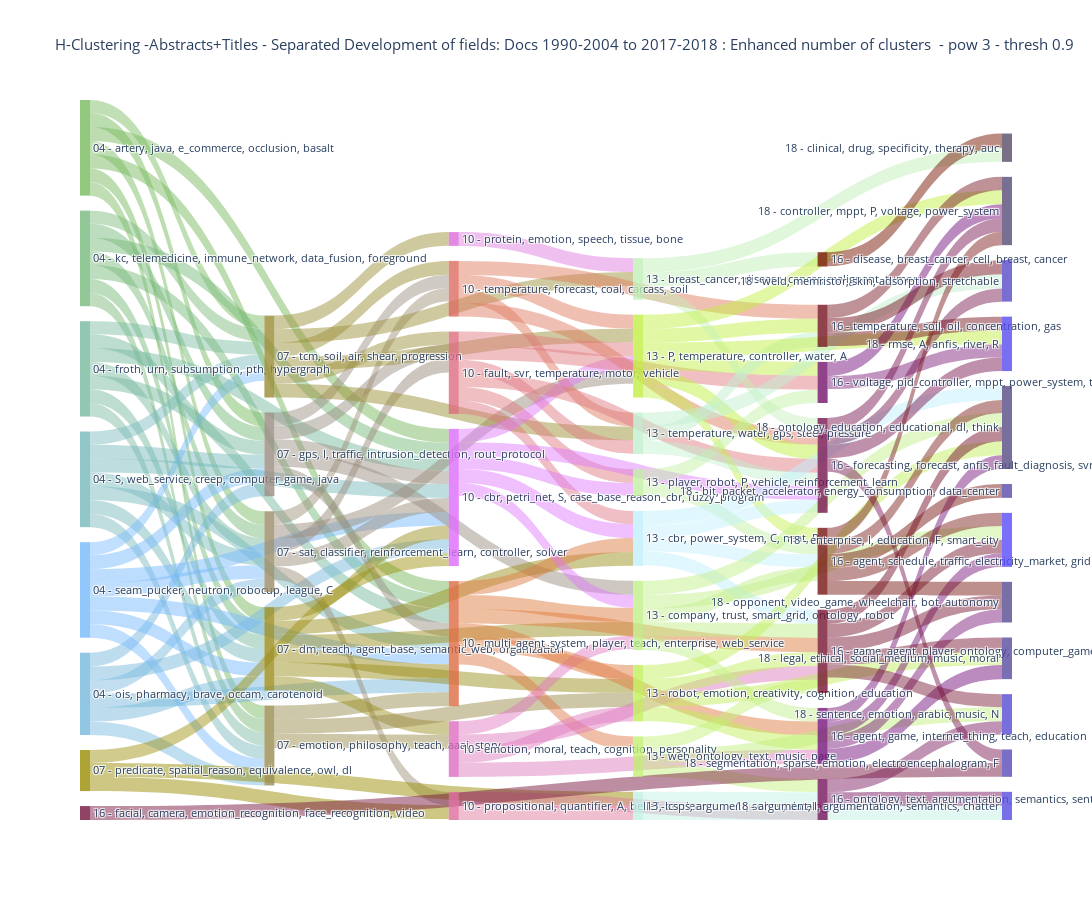

Source (notebook cell):
### Markdown cell above
#### Draw

### Code cell
fig = go.Figure(data=[go.Sankey(
    node = dict(
      pad = 15,
      thickness = 10,
      line = dict(color = "black", width = 0),
      label = labels_all_new,
      color = colors_all #"blue"
    ),
    link = dict(
      source = similarity_source,# 1, 0, 2, 3, 3], # indices correspond to labels, eg A1, A2, A2, B1, ...
      target = similarity_target,# 3, 3, 4, 4, 5],
      value = similarity_value,# 4, 2, 8, 4, 2],
      color = final_colors_links #"grey"
  ))])

fig.update_layout(title_text="H-Clustering -"+data_type+" Development of fields: Docs 1990-2004 to "+last_period_start+"-2018 : Enhanced number of clusters  - pow "+str(power)+" - thresh "+str(link_strength_threshold), font_size=11)
fig.update_layout(
    autosize=False,
    width=1500,
    height=900)
fig.show()

### Figure 1 — Plotly figure (JSON) as saved in the notebook; plotly's stock layout.template omitted (floating-point values rounded to 4 significant figures; data arrays with more than 128 entries replaced by an {"elided": "..."} marker saying what was removed)
{"data": [{"link": {"color": {"elided": "156 str values"}, "source": {"elided": "156 int values"}, "target": {"elided": "156 int values"}, "value": {"elided": "156 float values"}}, "node": {"color": ["rgba(0.46484375, 0.7265625, 0.370078125, 0.8)", "rgba(0.46484375, 0.7265625, 0.49406249999999996, 0.8)", "rgba(0.46484375, 0.7265625, 0.618046875, 0.8)", "rgba(0.46484375, 0.7265625, 0.7420312499999999, 0.8)", "rgba(0.46484375, 0.7265625, 0.866015625, 0.8)", "rgba(0.46484375, 0.7265625, 0.99, 0.8)", "rgba(0.60546875, 0.5546875, 0.5094791666666667, 0.8)", "rgba(0.60546875, 0.5546875, 0.4095833333333333, 0.8)", "rgba(0.60546875, 0.5546875, 0.3096875, 0.8)", "rgba(0.60546875, 0.5546875, 0.20979166666666665, 0.8)", "rgba(0.60546875, 0.5546875, 0.1098958333333333, 0.8)", "rgba(0.60546875, 0.5546875, 0.010000000000000009, 0.8)", "rgba(0.87109375, 0.421875, 0.25861607142857146, 0.8)", "rgba(0.87109375, 0.421875, 0.38051339285714286, 0.8)", "rgba(0.87109375, 0.421875, 0.5024107142857143, 0.8)", "rgba(0.87109375, 0.421875, 0.6243080357142857, 0.8)", "rgba(0.87109375, 0.421875, 0.7462053571428572, 0.8)", "rgba(0.87109375, 0.421875, 0.8681026785714285, 0.8)", "rgba(0.87109375, 0.421875, 0.99, 0.8)", "rgba(0.7578125, 0.9375, 0.26625, 0.8)", "rgba(0.7578125, 0.9375, 0.35671875, 0.8)", "rgba(0.7578125, 0.9375, 0.4471875, 0.8)", "rgba(0.7578125, 0.9375, 0.53765625, 0.8)", "rgba(0.7578125, 0.9375, 0.628125, 0.8)", "rgba(0.7578125, 0.9375, 0.71859375, 0.8)", "rgba(0.7578125, 0.9375, 0.8090625, 0.8)", "rgba(0.7578125, 0.9375, 0.89953125, 0.8)", "rgba(0.7578125, 0.9375, 0.99, 0.8)", "rgba(0.4609375, 0.08203125, 0.48375, 0.8)", "rgba(0.4609375, 0.08203125, 0.42453125, 0.8)", "rgba(0.4609375, 0.08203125, 0.3653125, 0.8)", "rgba(0.4609375, 0.08203125, 0.30609375, 0.8)", "rgba(0.4609375, 0.08203125, 0.246875, 0.8)", "rgba(0.4609375, 0.08203125, 0.18765624999999997, 0.8)", "rgba(0.4609375, 0.08203125, 0.12843749999999998, 0.8)", "rgba(0.4609375, 0.08203125, 0.06921875, 0.8)", "rgba(0.4609375, 0.08203125, 0.010000000000000009, 0.8)", "rgba(0.34375, 0.296875, 0.4155078125, 0.8)", "rgba(0.34375, 0.296875, 0.467734375, 0.8)", "rgba(0.34375, 0.296875, 0.5199609375, 0.8)", "rgba(0.34375, 0.296875, 0.5721875, 0.8)", "rgba(0.34375, 0.296875, 0.6244140625, 0.8)", "rgba(0.34375, 0.296875, 0.676640625, 0.8)", "rgba(0.34375, 0.296875, 0.7288671874999999, 0.8)", "rgba(0.34375, 0.296875, 0.7810937499999999, 0.8)", "rgba(0.34375, 0.296875, 0.8333203124999999, 0.8)", "rgba(0.34375, 0.296875, 0.885546875, 0.8)", "rgba(0.34375, 0.296875, 0.9377734375, 0.8)", "rgba(0.34375, 0.296875, 0.99, 0.8)"], "label": ["04 - artery, java, e_commerce, occlusion, basalt", "04 - kc, telemedicine, immune_network, data_fusion, foreground", "04 - froth, urn, subsumption, pth, hypergraph", "04 - S, web_service, creep, computer_game, java", "04 - ois, pharmacy, brave, occam, carotenoid", "04 - seam_pucker, neutron, robocup, league, C", "07 - gps, I, traffic, intrusion_detection, rout_protocol", "07 - sat, classifier, reinforcement_learn, controller, solver", "07 - emotion, philosophy, teach, aaai, story", "07 - tcm, soil, air, shear, progression", "07 - dm, teach, agent_base, semantic_web, organization", "07 - predicate, spatial_reason, equivalence, owl, dl", "10 - multi_agent_system, player, teach, enterprise, web_service", "10 - temperature, forecast, coal, carcass, soil", "10 - fault, svr, temperature, motor, vehicle", "10 - propositional, quantifier, A, belief, boolean", "10 - emotion, moral, teach, cognition, personality", "10 - protein, emotion, speech, tissue, bone", "10 - cbr, petri_net, S, case_base_reason_cbr, fuzzy_program", "13 - P, temperature, controller, water, A", "13 - robot, emotion, creativity, cognition, education", "13 - web, ontology, text, music, page", "13 - company, trust, smart_grid, ontology, robot", "13 - player, robot, P, vehicle, reinforcement_learn", "13 - breast_cancer, disease, cancer, malignant, tumor", "13 - temperature, water, gps, steel, pressure", "13 - csps, argument, solver, datalog, semantics", "13 - cbr, power_system, C, neat, P", "16 - agent, game, internet_thing, teach, education", "16 - voltage, pid_controller, mppt, power_system, torque", "16 - ontology, text, argumentation, semantics, sentence", "16 - forecasting, forecast, anfis, fault_diagnosis, svr", "16 - facial, camera, emotion_recognition, face_recognition, video", "16 - game, agent, player, ontology, computer_game", "16 - temperature, soil, oil, concentration, gas", "16 - agent, schedule, traffic, electricity_market, grid", "16 - disease, breast_cancer, cell, breast, cancer", "18 - clinical, drug, specificity, therapy, auc", "18 - controller, mppt, P, voltage, power_system", "18 - ontology, education, educational, dl, think", "18 - opponent, video_game, wheelchair, bot, autonomy", "18 - legal, ethical, social_medium, music, moral", "18 - bit, packet, accelerator, energy_consumption, data_center", "18 - segmentation, sparse, emotion, electroencephalogram, F", "18 - weld, memristor, skin, adsorption, stretchable", "18 - sentence, emotion, arabic, music, N", "18 - argument, I, argumentation, semantics, chatter", "18 - rmse, A, anfis, river, R", "18 - enterprise, I, education, F, smart_city"], "line": {"color": "black", "width": 0}, "pad": 15, "thickness": 10}, "type": "sankey"}], "layout": {"autosize": false, "font": {"size": 11}, "height": 900, "title": {"text": "H-Clustering -Abstracts+Titles - Separated Development of fields: Docs 1990-2004 to 2017-2018 : Enhanced number of clusters  - pow 3 - thresh 0.9"}, "width": 1500}}
